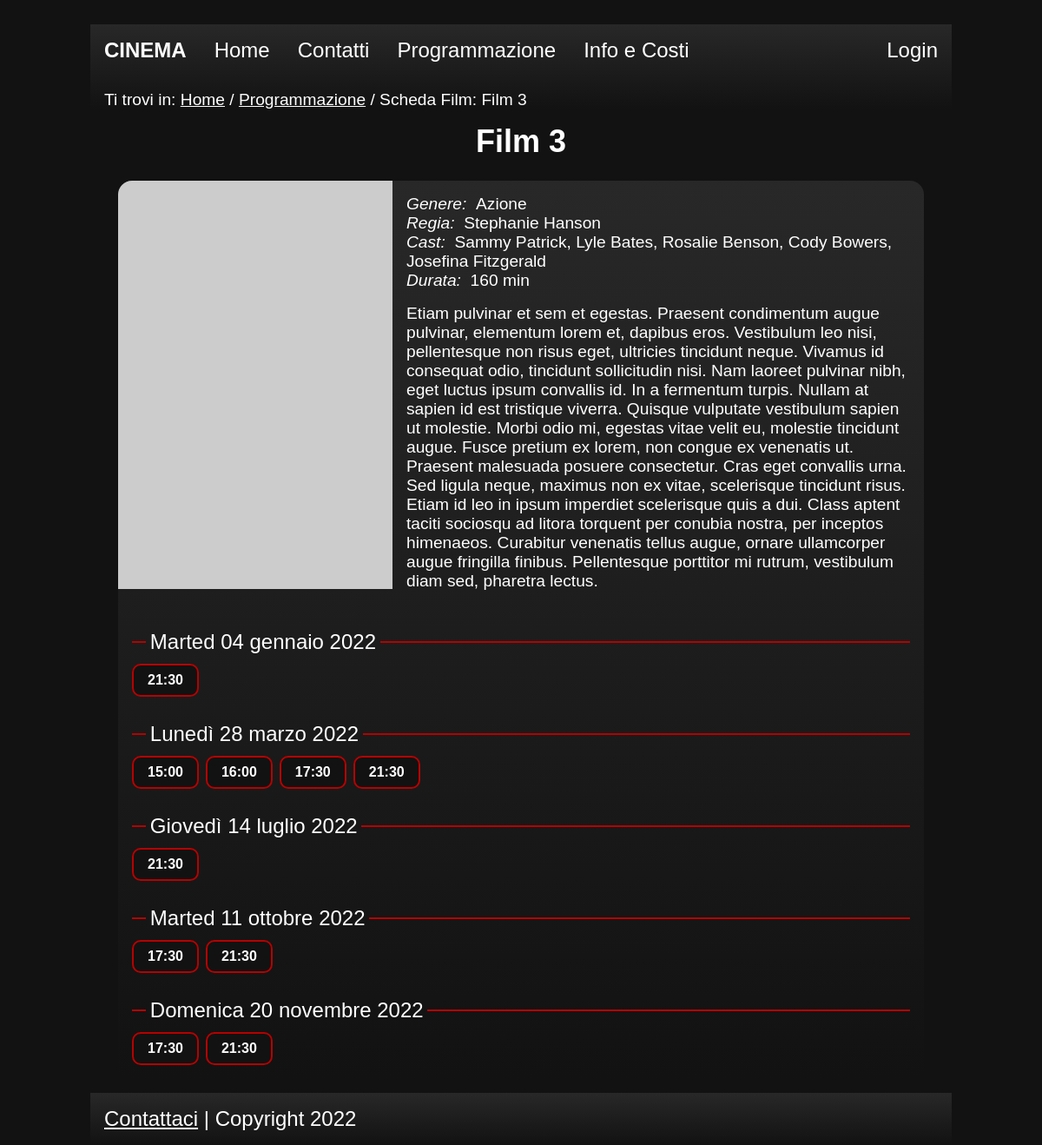
Screenshot of /php/schedafilm.php?idfilm=3 with the database file from the repository.
### tables this page shows
CREATE TABLE Film (
	ID INT NOT NULL AUTO_INCREMENT,
	Titolo VARCHAR(255) NOT NULL,
	Genere VARCHAR(20) NOT NULL,
	DataUscita DATE NULL,
	Descrizione VARCHAR(3000) NOT NULL,
	SrcImg VARCHAR(100) NOT NULL,
	Durata INT NOT NULL,
	PRIMARY KEY (ID)
);

CREATE TABLE Proiezione (
	ID INT NOT NULL AUTO_INCREMENT,
	Data DATE NOT NULL,
	IDFilm INT NOT NULL,
	NumeroSala SMALLINT NOT NULL,
	PRIMARY KEY (ID),
	UNIQUE(Data, IDFilm, NumeroSala),
	FOREIGN KEY (IDFilm) REFERENCES Film(ID) ON DELETE CASCADE,
	FOREIGN KEY (NumeroSala) REFERENCES Sala(Numero) ON DELETE CASCADE

);

CREATE TABLE Orario (
	Ora TIME NOT NULL,
	IDProiezione INT NOT NULL,
	PRIMARY KEY (Ora, IDProiezione),
	FOREIGN KEY(IDProiezione) REFERENCES Proiezione(ID) ON DELETE CASCADE
);

### php/SingletonDB.php (called while the page is built, shortened)
<?php
    class SingletonDB{
        private static $instance = null;
        public static function getInstance(){
            if (!self::$instance){
                self::$instance = new self();
            }
            return self::$instance;
        }
        public function getConnection(){
            global $connection;
            return $connection;
        }
    }
?>

### php/utils/generateItalianDate.php (called while the page is built)
<?php
	function generateItalianDate($data) {
		$timestamp = date_timestamp_get(date_create($data));
		$mesi = array(1=>'gennaio', 'febbraio', 'marzo', 'aprile',
               'maggio', 'giugno', 'luglio', 'agosto',
               'settembre', 'ottobre', 'novembre','dicembre');
		$giorni = array('Sunday' => 'Domenica','Monday' => 'Lunedì','Tuesday' => 'Marted','Wednesday' => 'Mercoledì',
                'Thursday'=> 'Giovedì','Friday' => 'Venerdì','Saturday' => 'Sabato');
		list($nomeGiorno, $giorno, $mese, $anno) = explode('-',date('l-d-m-Y', $timestamp));
		return $giorni[$nomeGiorno] . ' ' . $giorno . ' ' . $mesi[intval($mese)] . ' ' . $anno;
	}
?>

### php/utils/createCastStr.php (called while the page is built)
<?php
	function createCastStr($result) {
		$actors = '';
		$directors = '';
		if(!empty($result) && $result->num_rows > 0){
			while($row = $result->fetch_assoc()) {
				if ($row['Ruolo']=='A')
					$actors .= $row['Nome'] . ' ' . $row['Cognome'] . ', ';
				else
					$directors .= $row['Nome'] . ' ' . $row['Cognome'] . ', ';
			}
			$actors = substr($actors, 0, -2);
			$directors = substr($directors, 0, -2);
		}
		return array('A' => $actors,
					 'R' => $directors);
	}
?>

### php/schedafilm.php (the view, shortened to what this page needs)
<?php
include "SingletonDB.php";
include "utils/createCastStr.php";
include "utils/generateItalianDate.php";
if (isset($_GET["idfilm"]) && is_numeric($_GET["idfilm"])) {
    $db = SingletonDB::getInstance();
    $preparedQuery = $db
        ->getConnection()
        ->prepare("SELECT * FROM Film WHERE Film.ID=?");
    $preparedQuery->bind_param("i", $_GET["idfilm"]);
    $preparedQuery->execute();
    $result1 = $preparedQuery->get_result();
    $preparedQuery2 = $db
        ->getConnection()
        ->prepare(
            "SELECT * FROM CastFilm JOIN Afferisce ON CastFilm.ID = Afferisce.IDCast WHERE Afferisce.IDFilm =?"
        );
    $preparedQuery2->bind_param("i", $_GET["idfilm"]);
    $preparedQuery2->execute();
    $result2 = $preparedQuery2->get_result();
    $preparedQuery3 = $db
        ->getConnection()
        ->prepare(
            "SELECT Data, Proiezione.ID as IDProiezione FROM Proiezione INNER JOIN Film ON Proiezione.IDFilm = Film.ID WHERE Film.ID=? ORDER BY Data"
        );
    $preparedQuery3->bind_param("i", $_GET["idfilm"]);
    $preparedQuery3->execute();
    $result3 = $preparedQuery3->get_result();
    $db->disconnect();
    if (
        !empty($result1) &&
        $result1->num_rows > 0 &&
        !empty($result2) &&
        $result2->num_rows > 0
    ) {
        $dataFilm = $result1->fetch_assoc();
        $cast = createCastStr($result2);
        $document = file_get_contents("../html/template.html");
			if (isset($_SESSION["a"])) {
		$document = str_replace("<LOGIN>", $_SESSION["a"], $document);
		$document = str_replace(
        "<LINK>",
        "./area_utenti.php?action=getProfile",
        $document
			);
		} else {
    $document = str_replace("<LOGIN>", "Login", $document);
    $document = str_replace(
        "<LINK>",
        "./area_utenti.php?action=login_page",
        $document
			);
		}
        $schedafilm_content = file_get_contents(
            "../html/schedafilm_content.html"
        );
        $document = str_replace(
            "<PAGETITLE>",
            $dataFilm["Titolo"] . " - PNG Cinema",
            $document
        );
        $document = str_replace("<KEYWORDS>", $dataFilm["Titolo"], $document);
        $document = str_replace(
            "<DESCRIPTION>",
            "Scheda informativa del film: " . $dataFilm["Titolo"],
            $document
        );
        $document = str_replace(
            "<BREADCRUMB>",
            '<a href="home.php">Home</a> / <a href="programmazione.php">Programmazione</a> / '.
            'Scheda Film: ' .
            $dataFilm["Titolo"],
            $document
        );
		if(isset($_SESSION["admin"])&&$_SESSION["admin"]){
			$document = str_replace("<ADMIN>","<li><a href='admin.php'>Amministrazione</a></li>",$document);
		}
		else {
			$document = str_replace("<ADMIN>","",$document);
		}
        $document = str_replace("<JAVASCRIPT-HEAD>", "", $document);
        $document = str_replace("<JAVASCRIPT-BODY>", "", $document);
        $schedafilm_content = str_replace(
            "<FILM-TITLE>",
            $dataFilm["Titolo"],
            $schedafilm_content
        );
        $schedafilm_content = str_replace(
            "<FILM-IMG>",
            '<img src=\'' .
                $dataFilm["SrcImg"] .
                ' \' alt=\'' .
                "Locandina " . $dataFilm["Titolo"] .
                '\'/>',
            $schedafilm_content
        );
        $schedafilm_content = str_replace(
            "<FILM-GENRE>",
            $dataFilm["Genere"],
            $schedafilm_content
        );
        $schedafilm_content = str_replace(
            "<RUNNING-TIME>",
            $dataFilm["Durata"] . " min",
            $schedafilm_content
        );
        $schedafilm_content = str_replace(
            "<FILM-DIRECTOR>",
            $cast["R"],
            $schedafilm_content
        );
        $schedafilm_content = str_replace(
            "<FILM-CAST>",
            $cast["A"],
            $schedafilm_content
        );
        $schedafilm_content = str_replace(
            "<FILM-DESC>",
            $dataFilm["Descrizione"],
            $schedafilm_content
        );
        if (!empty($result3) && $result3->num_rows) {
            $filmscreeningfield_template = file_get_contents(
                "../html/items/filmscreeningfield.html"
            );
            $filmscreeningfields = "";
            while ($row = $result3->fetch_assoc()) {
                $filmscreeningfield = $filmscreeningfield_template;
				$filmscreeningfield = str_replace(
                    "<DATA>",
					generateItalianDate($row["Data"]),
                    $filmscreeningfield
                );
				$filmscreeningfield = str_replace(
					"<IDPROIEZ-HIDDEN>",
					'<input type="hidden" name="idproiez" value="' .
					$row["IDProiezione"] .
					'" />',
					$filmscreeningfield
				);
                $db->connect();
                $preparedQuery4 = $db
                    ->getConnection()
                    ->prepare(
                        "SELECT * FROM Film INNER JOIN Proiezione ON (Film.ID = Proiezione.IDFilm) INNER JOIN Orario ON (Proiezione.ID = Orario.IDProiezione) WHERE Film.ID = ? AND Proiezione.Data = ?"
                    );
                $preparedQuery4->bind_param(
                    "is",
                    $_GET["idfilm"],
                    $row["Data"]
                );
                $preparedQuery4->execute();
                $result4 = $preparedQuery4->get_result();
                $db->disconnect();
                $hour_fields = "";
                while ($orarioRow = $result4->fetch_assoc()) {
                    $hour_field =
                        '<input type="submit" name="orario" value="' .
                        substr($orarioRow["Ora"], 0, -3) .
                        '"/>';
                    $hour_fields .= $hour_field;
                }
                $filmscreeningfield = str_replace(
                    "<HOURS-INPUTS>",
                    $hour_fields,
                    $filmscreeningfield
                );
                $filmscreeningfields .= $filmscreeningfield;
            }
            $schedafilm_content = str_replace(
                "<SCREENING-FIELDS>",
                $filmscreeningfields,
                $schedafilm_content
            );
        }
        $document = str_replace("<CONTENT>", $schedafilm_content, $document);
        echo $document;
    } else {
        header("Location: 404.php");
        die();
    }
} else {
    header("Location: 404.php");
    die();
}
?>

### css/style.css (style rules this page uses)
:root { --primary-color: #121212; --secondary-color: #b80000; --gradient-first-color: #282828; --gradient-last-color: #121212; --visited-links: #BBBBBB; --text-color: white; --error-color: #C2B800; --links-hover-color: #ffdd36; }
* { padding: 0; margin: 0; color: var(--text-color); }
html { font-size: 100%; font-family: "Arial", sans-serif; margin: auto; max-width: 1024px; background-color: var(--primary-color); }
body { margin:0; padding:0; font-size:1.5rem; margin:auto; }
header h1 { padding: 1rem; font-size: 1.5rem; }
.headerWrapper { background-image: linear-gradient(var(--gradient-first-color), var(--gradient-last-color)); }
nav ul { list-style-type: none; }
#loginLink { margin-left: auto; }
nav li a, nav li p { display: block; text-align: center; text-decoration: none; padding: 1rem; }
.breadcrumbs { margin: 1rem; font-size: 1.2rem; }
footer { background-image: linear-gradient(var(--gradient-first-color), var(--gradient-last-color)); width: calc(100% - 2rem); padding: 1rem; }
body { margin-left: 1rem; margin-right: 1rem; }
#filmPageTitle { text-align:center; }
#filmPageCard { margin: 2rem; border-radius: 1rem; overflow:hidden; background-image: linear-gradient(var(--gradient-first-color), var(--gradient-last-color)); margin-bottom: 1rem; margin-top: 1.5rem; }
#filmDataContainer { display:flex; align-items: flex-start; }
#filmData { margin: 0.5rem; padding: 0.5rem; font-size: 1.2rem; }
#filmData dt { float: left; clear: left; font-style: italic; }
#filmData dl { margin-bottom:1rem; border-radius: 1rem; }
#filmData dt:after { content: "\00a0"; }
#filmPageCard form { margin: 1rem; }
#filmPageCard form input[type=submit] { background-color: var(--primary-color); border: 2px solid var(--secondary-color); color: #fff; border-radius: 10px; padding: 0.5rem 1rem; text-decoration: none; margin-right: 0.5rem; margin-top: 0.4rem; cursor: pointer; font-size: 1rem; font-weight: 800; }
#filmPageCard form fieldset { margin-top: 1.5rem; border: 0; border-top: 2px solid var(--secondary-color); }
#filmPageCard form legend { padding: 0.3rem; margin-left: 1rem; }
@media (min-width: 865px) { header, ul { display: flex; flex-direction: row; width: 100%; } }
@media (min-width: 865px) { nav { width: 100%; } }
@media (min-width: 865px) { #loginLink { margin-left: auto; } }

### rows the page displays
film: SrcImg+Titolo "Film 3 Genere: Azione Regia: Stephanie Hanson Cast: Sammy Patrick, Lyle Bates, Rosalie Benson, Cody Bowers, Josefina Fitzgerald Durata: 160 min Etiam pulvinar et sem et egestas. Praesent condimentum augue pulvinar, elementum lorem et, dapibus eros. Vestibulum leo nisi, pellentesque non risus eget, ultricies tincidunt neque. Vivamus id consequat odio, tincidunt sollicitudin nisi. Nam laoreet pulvinar nibh, eget luctus ipsum convallis id. In a fermentum turpis. Nullam at sapien id est tristique viverra. Quisque vulputate vestibulum sapien ut molestie. Morbi odio mi, egestas vitae velit eu, molestie tincidunt augue. Fusce pretium ex lorem, non congue ex venenatis ut. Praesent malesuada posuere…", orario "21:30 21:30"
proiezione: Data "Marted 04 gennaio 2022"
proiezione: Data "Lunedì 28 marzo 2022"
orario: orario "15:00"
orario: orario "16:00"
orario: orario "17:30"
orario: orario "21:30"
proiezione: Data "Giovedì 14 luglio 2022"
proiezione: Data "Marted 11 ottobre 2022"
orario: orario "17:30"
orario: orario "21:30"
proiezione: Data "Domenica 20 novembre 2022"
orario: orario "17:30"
orario: orario "21:30"

### other values shown
str_replace("<LOGIN>", "Login", $document) "CINEMA Home Contatti Programmazione Info e Costi Login Ti trovi in: Home / Programmazione / Scheda Film: Film 3 Contattaci | Copyright 2022"
